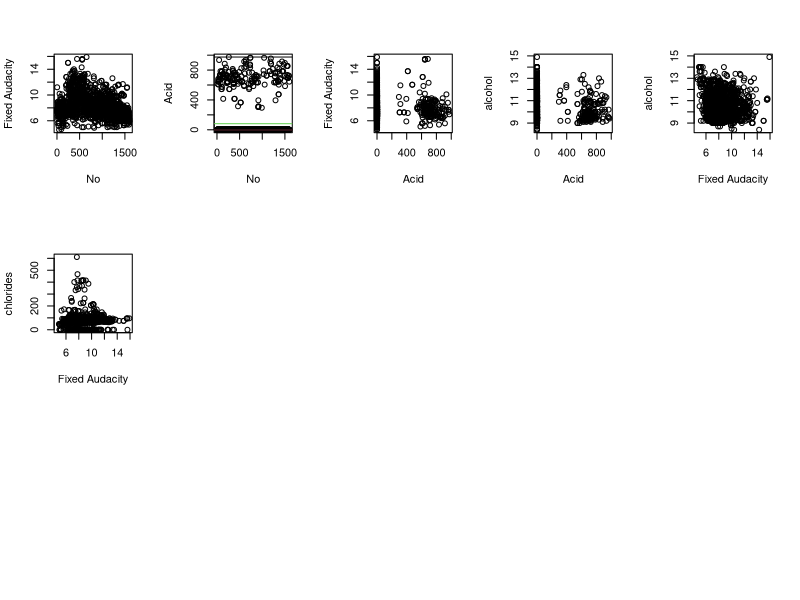

R code for this plot:

korelacijaIzmedjuDvaVektora <- function(uslov, rezultat){
  Xprosek <- 0
  for (i in 1:length(uslov)){
    Xprosek <- Xprosek + uslov[i]
  }
  Xprosek <- Xprosek / length(uslov)
  Yprosek <- 0
  for (i in 1:length(rezultat)){
    Yprosek <- Yprosek + rezultat[i]
  }
  Yprosek <- Yprosek / length(rezultat)


  Sxy <- 0
  Sxx <- 0
  Syy <- 0

  for (i in 1:length(uslov)){
    Sxy <- Sxy + (uslov[i] - Xprosek) * (rezultat[i] - Yprosek)
    Sxx <- Sxx + (uslov[i] - Xprosek) * (uslov[i] - Xprosek)
    Syy <- Syy + (rezultat[i] - Yprosek) * (rezultat[i] - Yprosek)
  }

  r <- Sxy / sqrt(Sxx * Syy)
  r
}

srednjaVrednost <- function(vektor){
  mean(vektor)
}

maksimum <- function(vektor){
  max(vektor)
}

minimum <- function(vektor){
  min(vektor)
}

standardnaDevijacija <- function(vektor){
  sd <- 0;

  averageVektor = srednjaVrednost(vektor)

  for (i in 1:length(vektor)){
    sd <- sd + (vektor[i] - averageVektor) * (vektor[i] - averageVektor)
  }

  sd <- sd / length(vektor);
  sd <- sqrt(sd)
  sd
}

medijana <- function(vektor){
  median(vektor)
}

count <- function(vektor, uslov){
  broj <- 0
  for (i in 1:length(vektor)){
    if (vektor[i] == uslov){
      broj <- broj + 1
    }
  }
  broj
}

data <- read.csv(file='./data.csv', header=TRUE)

# print(data);

fixedAudacity <- as.numeric(unlist(data$fixed.acidity), na.rm=TRUE)
acid <- as.numeric(unlist(data$acid), na.rm=TRUE)
chlorides <- as.numeric(unlist(data$chlorides), na.rm=TRUE)
alcohol <- as.numeric(unlist(data$alcohol), na.rm=TRUE)
quality <- as.numeric(unlist(data$quality), na.rm=TRUE)

# print("Srednje vrednosti na testovima: ")
# print("Fixed audacity: ")
# print(srednjaVrednost(fixedAudacity))
# print("Subscribers: ")
# print(srednjaVrednost(subscribers))
# print("views: ")
# print(srednjaVrednost(views))
#
# print("")
# print("Maksimalne vrednosti")
# print("Uploads: ")
# print(maksimum(uploads))
# print("Subscribers: ")
# print(maksimum(subscribers))
# print("Views: ")
# print(maksimum(views))
#
# print("")
# print("Minimalne vrednosti")
# print("Uploads: ")
# print(minimum(uploads))
# print("Subscribers: ")
# print(minimum(subscribers))
# print("Views: ")
# print(minimum(views))
#
# print("")
# print("Medijana vrednosti")
# print("Uploads: ")
# print(medijana(uploads))
# print("Subscribers: ")
# print(medijana(subscribers))
# print("Views: ")
# print(medijana(views))
#
# print("")
# print("Standardne devijacije")
# print("Uploads: ")
# print(standardnaDevijacija(uploads))
# print("Subscribers: ")
# print(standardnaDevijacija(subscribers))
# print("Views: ")
# print(standardnaDevijacija(views))

# par(mfrow = c(3, 5))
# plot(1:length(math), math, xlab="No", ylab="math", pch = 1)
# abline(h = median(math), col=2)
# abline(h = srednjaVrednost(math), col=3)
# abline(h = minimum(math), col=1)
# abline(h = maksimum(math), col=1)
# barplot(vratiZaBarChartGender(math, gender), main="Ocene iz matematike", xlab="Pol", names.arg=c("male", "female"), col=c("blue", "red"))
# barplot(vratiZaBarChartRasa(math, race), main="Ocene iz matematike", xlab="Rasa", names.arg=c("A", "B", "C", "D", "E"), col=c("yellow", "blue", "orange", "red", "green"))
# barplot(vratiZaBarChartRucak(math, lunch), main="Ocene iz matematike", xlab="Rucak", names.arg=c("Free/reduced", "standard"), col=c("blue", "red"))
# barplot(vratiZaBarChartPriprema(math, preparation), main="Ocene iz matematike", xlab="Priprema", names.arg=c("Spremao se", "Nije se spremao"), col=c("blue", "red"))
#
# plot(1:length(reading), reading, xlab="No", ylab="reading", pch = 1)
# abline(h = median(reading), col=2)
# abline(h = srednjaVrednost(reading), col=3)
# abline(h = minimum(reading), col=1)
# abline(h = maksimum(reading), col=1)
# barplot(vratiZaBarChartGender(reading, gender), main="Ocene iz citanja", xlab="Pol", names.arg=c("male", "female"), col=c("blue", "red"))
# barplot(vratiZaBarChartRasa(reading, race), main="Ocene iz citanja", xlab="Rasa", names.arg=c("A", "B", "C", "D", "E"), col=c("yellow", "blue", "orange", "red", "green"))
# barplot(vratiZaBarChartRucak(reading, lunch), main="Ocene iz citanja", xlab="Rucak", names.arg=c("Free/reduced", "standard"), col=c("blue", "red"))
# barplot(vratiZaBarChartPriprema(reading, preparation), main="Ocene iz citanja", xlab="Priprema", names.arg=c("Spremao se", "Nije se spremao"), col=c("blue", "red"))
#
# plot(1:length(writing), writing, xlab="No", ylab="writing", pch = 1)
# abline(h = median(writing), col=2)
# abline(h = srednjaVrednost(writing), col=3)
# abline(h = minimum(writing), col=1)
# abline(h = maksimum(writing), col=1)
# barplot(vratiZaBarChartGender(writing, gender), main="Ocene iz pisanja", xlab="Pol", names.arg=c("male", "female"), col=c("blue", "red"))
# barplot(vratiZaBarChartRasa(writing, race), main="Ocene iz pisanja", xlab="Rasa", names.arg=c("A", "B", "C", "D", "E"), col=c("yellow", "blue", "orange", "red", "green"))
# barplot(vratiZaBarChartRucak(writing, lunch), main="Ocene iz pisanja", xlab="Rucak", names.arg=c("Free/reduced", "standard"), col=c("blue", "red"))
# barplot(vratiZaBarChartPriprema(writing, preparation), main="Ocene iz pisanja", xlab="Priprema", names.arg=c("Spremao se", "Nije se spremao"), col=c("blue", "red"))

par(mfrow = c(3, 5))

plot(1:length(fixedAudacity), fixedAudacity, xlab="No", ylab="Fixed Audacity", pch = 1)

plot(1:length(acid), acid, xlab="No", ylab="Acid", pch = 1)
abline(h = median(acid), col=2)
abline(h = srednjaVrednost(acid), col=3)
abline(h = minimum(acid), col=1)
abline(h = maksimum(acid), col=1)

plot(acid, fixedAudacity, xlab="Acid", ylab="Fixed Audacity", pch = 1)
plot(acid, alcohol, xlab="Acid", ylab="alcohol", pch = 1)
plot(fixedAudacity, alcohol, xlab="Fixed Audacity", ylab="alcohol", pch = 1)
plot(fixedAudacity,chlorides, xlab="Fixed Audacity", ylab="chlorides", pch = 1)

# print("")
# print("")
# print("")
# print("")
# print("")
# print("Razne korelacije")
# print("Rank")
print(korelacijaIzmedjuDvaVektora(acid, fixedAudacity))
print(korelacijaIzmedjuDvaVektora(acid, alcohol))
print(korelacijaIzmedjuDvaVektora(fixedAudacity, alcohol))
print(korelacijaIzmedjuDvaVektora(fixedAudacity, chlorides))
# print(korelacijaIzmedjuDvaVektora(rank, subscribers))
# print(korelacijaIzmedjuDvaVektora(rank, views))
# print("Uploads")
# print(korelacijaIzmedjuDvaVektora(uploads, subscribers))
# print(korelacijaIzmedjuDvaVektora(uploads, views))
# print("Subscribers")
# print(korelacijaIzmedjuDvaVektora(subscribers, views))
#
